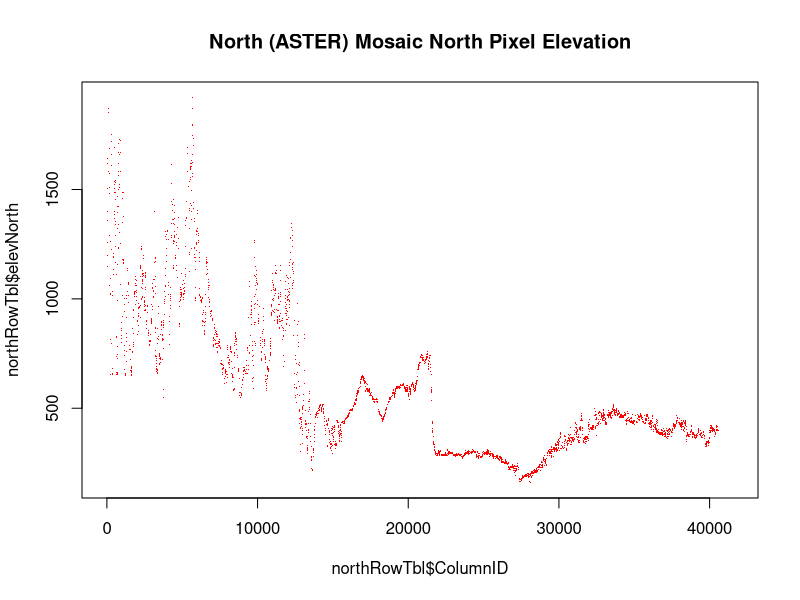
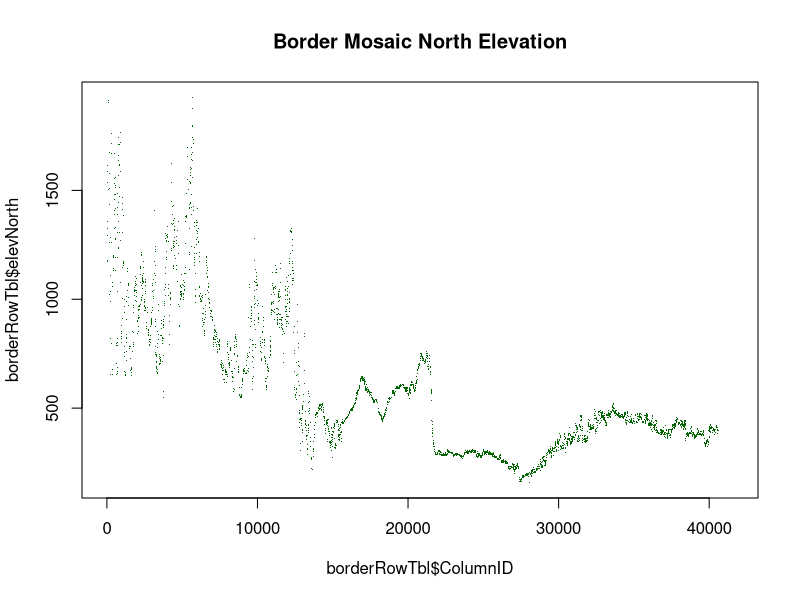
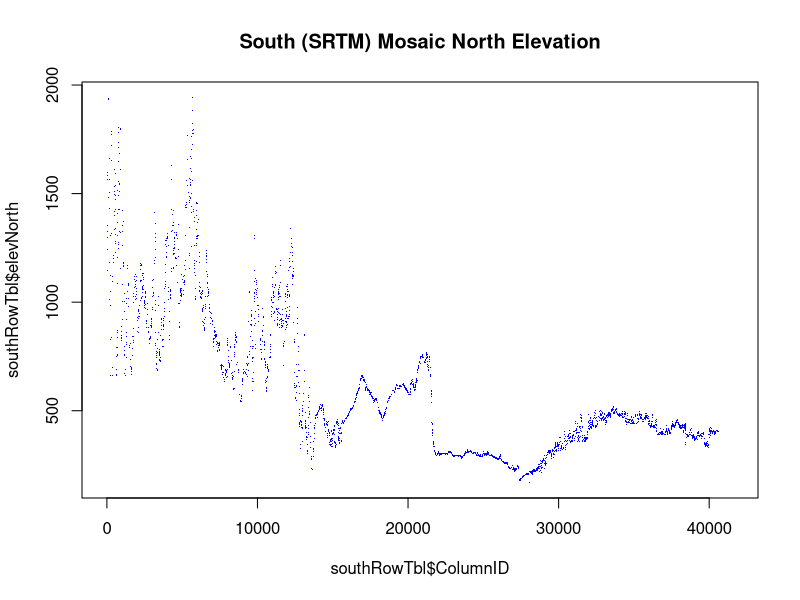
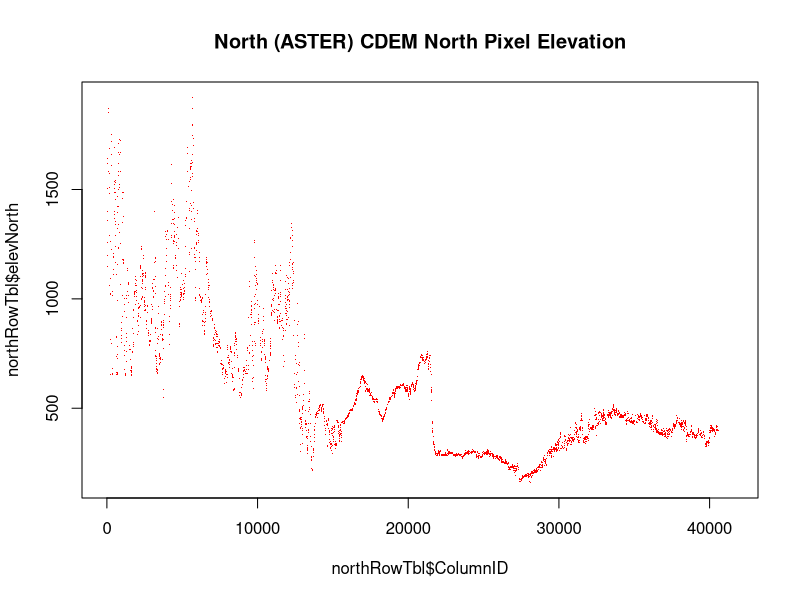
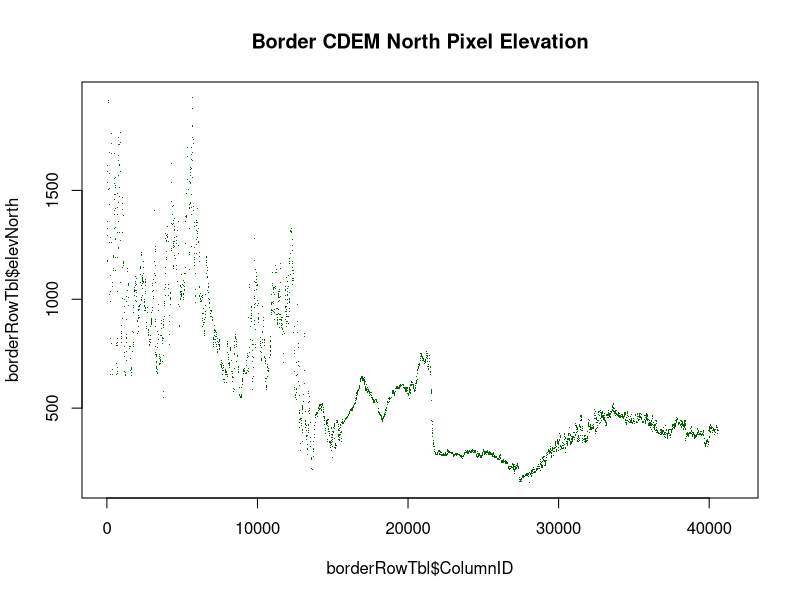
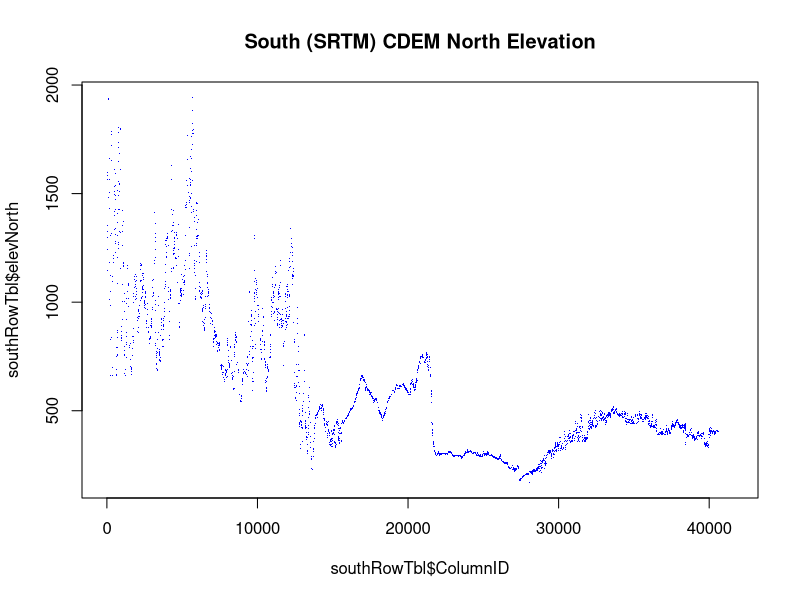
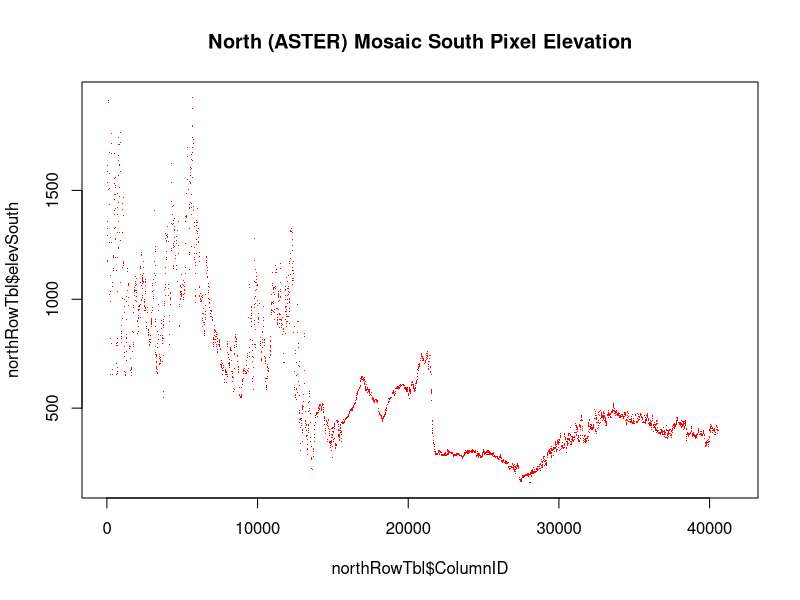
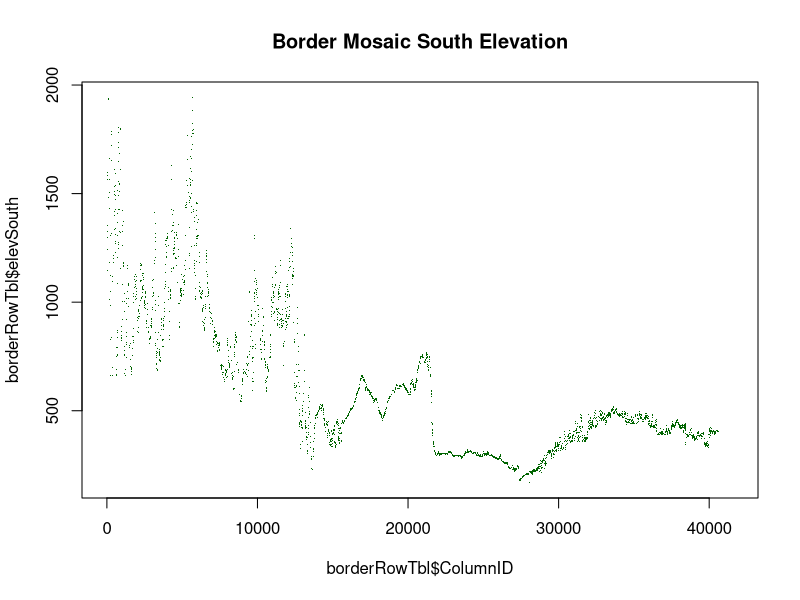

Write R code to recreate these figures, in order.
##############################################################################################
#
# CreateImageDiffPlots
# 
# R script generates collection plots that explore elevation discontinuities 
# border between ASTER and STRM data in mosaic images under development for Iplant.
# Plots overwritten to single graphics device for first version. 
# Panel Plots to be added to next version.
#
# To run:
#
   
#   1) start R,
#
#
# Input file: Csv table containing elevations for randomly-selected point pairs from 
# ASTER/CGIAR mosaic and CDEM images. Table is generated by the script: 'makeImagePairTable.r'
# Author: Rick Reeves, NCEAS
# May 1, 2011
##############################################################################################
#CreateImageDiffPlots <- function()
#{

# Read input table that was sorted OFFLINE in Excel on the first column (ColumnID)

   pointTable <-read.csv("tableForMark4000_5_8_SortColID.csv")
#
# Table created by randomly sampling from two superimposed 
# image: 
#  1) DOM mosaic image comprised of ASTER and SRTM components.
#  2) 'Baseline' Canadian DEM (CDEM) image.
# 
# The input table contains three rows for each randomly-selected
# pixel pair from both images. Each row contains two pixel pairs,
# the first pair drawn from the image mosaic, the second pair
# drawn from the CDEM image: 
#   First pair: North pixel, South pixel (ASTER/SRTM mosaic)
#   Second pair: North pixel, South pixel (CDEM)
#
#  The first row of each 'triplet' contains pixel pairs North of border,
#  The second row contains pixel pairs spanning  border,
#  The third row contains pixel pairs South of border,
#
# This script generates a series of plots that display
# differences between:
#    1) The mosaic and CDEM images
#    2) Image pixels on and away from the ASTER / SRTM boundary.
# 
   northRowIndexes = seq(from=1, to=(nrow(pointTable) - 3),by=3)
   borderRowIndexes = seq(from=2, to=(nrow(pointTable) - 1),by=3)   
   southRowIndexes = seq(from=3, to=(nrow(pointTable)),by=3)
#
# calculate and append the difference between elevations
# and CDEM
# these lines create the inputs for differnce image plots for each of three
# pixel pair subsets: North of border (All Aster), border (combo Aster/Srtm),
#                     South of border (all Srtm)
# 
# First, add the 'difference columns' to the entire table
#
   pointTable <-cbind(pointTable,(pointTable$elevNorth - pointTable$elevSouth))
   pointTable <-cbind(pointTable,(pointTable$cdemNorth - pointTable$cdemSouth))
   pointTable <-cbind(pointTable,(pointTable$elevNorth - pointTable$cdemNorth))
   pointTable <-cbind(pointTable,(pointTable$elevSouth - pointTable$cdemSouth))
#   
   colnames(pointTable)[6] <- "diffMosaicNorthSouth"
   colnames(pointTable)[7] <- "diffCDEMNorthSouth"
   colnames(pointTable)[8] <- "diffNorthMosaicCDEM"
   colnames(pointTable)[9] <- "diffSouthMosaicCDEM"   

# Difference between Mosaic (ASTER or CGIAR or border) 
# and CDEM elevation as pertentage of the mosaic elevation

   pointTable <-cbind(pointTable,(pointTable$diffNorthMosaicCDEM/pointTable$elevNorth * 100)) 
   pointTable <-cbind(pointTable,(pointTable$diffSouthMosaicCDEM/pointTable$elevSouth * 100)) 
   
   colnames(pointTable)[10] <- "magDiffMosaicCDEMNorthPct"
   colnames(pointTable)[11] <- "magDiffMosaicCDEMSouthPct"   

# For the plots, subdivide the table into three segments: 
#     rows north of border
#     rows crossing border
#     rows south of border

   northRowTbl = pointTable[northRowIndexes,]
   borderRowTbl = pointTable[borderRowIndexes,]
   southRowTbl = pointTable[southRowIndexes,]

#
# Create plots
#
# First, plot North/South pixel elevation for North/Border/South subsets 'distance East from Western edge'.
#
   plot(northRowTbl$ColumnID,northRowTbl$elevNorth,main="North (ASTER) Mosaic North Pixel Elevation",col="red",pch=".")
message("Hit key for next plot...")
browser()   
   plot(borderRowTbl$ColumnID,borderRowTbl$elevNorth,main="Border Mosaic North Elevation",col="darkgreen",pch=".")
message("Hit key for next plot...")
browser()   
   plot(southRowTbl$ColumnID,southRowTbl$elevNorth,main="South (SRTM) Mosaic North Elevation",col="blue",pch=".")
message("Hit key for next plot...")
browser()   
   plot(northRowTbl$ColumnID,northRowTbl$elevNorth,main="North (ASTER) CDEM North Pixel Elevation",col="red",pch=".")
message("Hit key for next plot...")
browser()   
   plot(borderRowTbl$ColumnID,borderRowTbl$elevNorth,main="Border CDEM North Pixel Elevation",col="darkgreen",pch=".")
message("Hit key for next plot...")
browser()   
   plot(southRowTbl$ColumnID,southRowTbl$elevNorth,main="South (SRTM) CDEM North Elevation",col="blue",pch=".")
message("Hit key for next plot...")
browser()
   plot(northRowTbl$ColumnID,northRowTbl$elevSouth,main="North (ASTER) Mosaic South Pixel Elevation",col="red",pch=".")
message("Hit key for next plot...")
browser()   
   plot(borderRowTbl$ColumnID,borderRowTbl$elevSouth,main="Border Mosaic South Elevation",col="darkgreen",pch=".")
message("Hit key for next plot...")
browser()   
   plot(southRowTbl$ColumnID,southRowTbl$elevSouth,main="South (SRTM) Mosaic South Elevation",col="blue",pch=".")
message("Hit key for next plot...")
browser()
   plot(northRowTbl$ColumnID,northRowTbl$elevSouth,main="North (ASTER) CDEM South Pixel Elevation",col="red",pch=".")
message("Hit key for next plot...")
browser()   
   plot(borderRowTbl$ColumnID,borderRowTbl$elevSouth,main="Border CDEM South Pixel Elevation",col="darkgreen",pch=".")
message("Hit key for next plot...")
browser()   
   plot(southRowTbl$ColumnID,southRowTbl$elevSouth,main="South (SRTM) CDEM South Elevation",col="blue",pch=".")   
message("Hit key for next plot...")
browser()   
#
# Next, (for now) difference between North and South pixels in pair, for various regions
# 
   plot(northRowTbl$ColumnID,northRowTbl$diffMosaicNorthSouth,main="North (ASTER) Mosaic North/South Diff",col="red",pch=".")
message("Hit key for next plot...")
browser()   
   plot(borderRowTbl$ColumnID,borderRowTbl$diffMosaicNorthSouth,main="Border Mosaic North/South Diff",col="darkgreen",pch=".")
message("Hit key for next plot...")
browser()   
   plot(southRowTbl$ColumnID,southRowTbl$diffMosaicNorthSouth,main="South (SRTM) Mosaic North/South Diff",col="darkgreen",pch=".")   
message("Hit key for next plot...")
browser()   
#   
   plot(northRowTbl$ColumnID,northRowTbl$diffCDEMNorthSouth,main="North (ASTER) CDEM North/South Diff",col="red",pch=".")
message("Hit key for next plot...")
browser()   
   plot(borderRowTbl$ColumnID,borderRowTbl$diffCDEMNorthSouth,main="Border CDEM North/South Diff",col="darkgreen",pch=".")
message("Hit key for next plot...")
browser()   
   plot(southRowTbl$ColumnID,southRowTbl$diffCDEMNorthSouth,main="South (SRTM) CDEM North/South Diff",col="blue",pch=".")
message("Hit key for next plot...")
browser()   

# Next: the Mosaic/CDEM difference divided by the (ASTER or SRTM) elevation
  
  plot(northRowTbl$ColumnID,northRowTbl$magDiffMosaicCDEMNorthPct,col="red",pch=".",main="Elev Diff as PerCent of Mosaic Elev (North)")
message("Hit key for next plot...")
browser()  
  plot(borderRowTbl$ColumnID,borderRowTbl$magDiffMosaicCDEMNorthPct,col="darkgreen",pch=".",main="Elev Diff as PerCent of Mosaic Elev (Border)")  
message("Hit key for next plot...")
browser()  
  plot(southRowTbl$ColumnID,southRowTbl$magDiffMosaicCDEMSouthPct,col="blue",pch=".",main="Elev Diff as PerCent of Mosaic Elev (South)")  
message("Hit key for next plot...")
browser()  
# Finally: Mosaic vs CDEM difference vs elevation (north or south)

  plot(northRowTbl$elevNorth,northRowTbl$diffCDEMNorthSouth,col="red",pch=".",main="ASTER Elev Diff vs Mosaic Elev (North Pixel)")
# plot(northRowTbl$elevSouth,southRowTbl$diffCDEMNorthSouth,col="darkgreen",pch=".",main="ASTER Elev Diff vs Mosaic Elev (South Pixel)")  
message("Hit key for next plot...")
browser()  
  plot(borderRowTbl$elevNorth,borderRowTbl$diffCDEMNorthSouth,col="darkgreen",pch=".",main="Border Elev Diff vs Mosaic Elev (North Pixel)")
#  plot(borderRowTbl$elevSouth,borderRowTbl$diffCDEMNorthSouth,col="darkgreen",pch=".",main="Border Elev Diff vs Mosaic Elev (South Pixel)")  
message("Hit key for next plot...")
browser()  
  plot(southRowTbl$elevNorth,southRowTbl$diffCDEMNorthSouth,col="blue",pch=".",main="SRTM Elev Diff vs Mosaic Elev (North Pixel)")
#  plot(southRowTbl$elevSouth,southRowTbl$diffCDEMNorthSouth,col="darkgreen",pch=".",main="SRTM Elev Diff vs Mosaic Elev (South Pixel)")  
message("end of plots")
#}